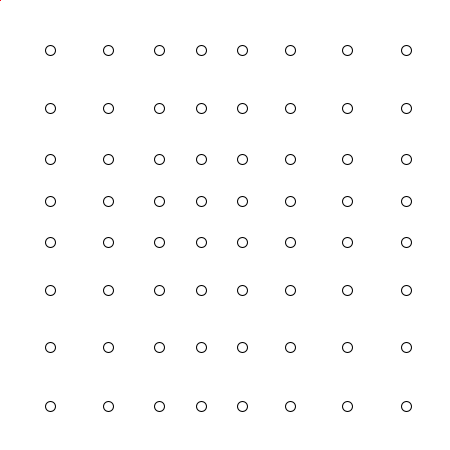
Frame 1 (no input)
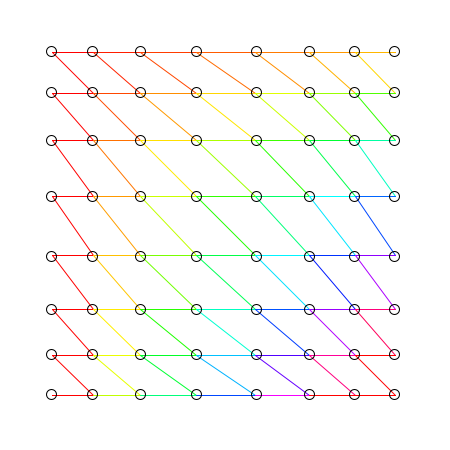
Frame 60 (the mouse pressed at the canvas centre just before this capture)
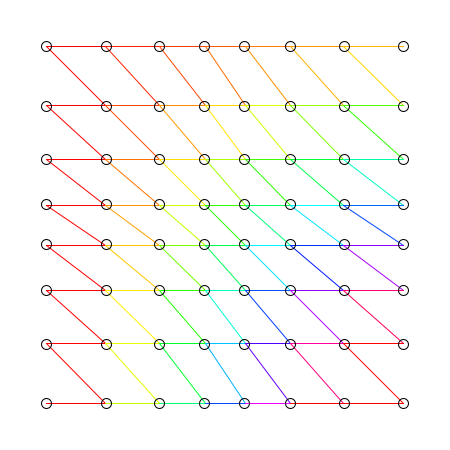
Frame 120 (the mouse held since frame 60 and released just before this capture)

The Processing sketch that drew these frames (run headless with seeded random() and noise(); from frame 60 on, the mouse is pressed at the canvas centre):

// Processing sketch: processing_100964
// ── processing_100964.pde

Circle[] circles = new Circle[64];

float hue;

void setup() {
  size(450, 450);
  colorMode(HSB, 360, 100, 100);
  background(360);
  smooth();

  int yoko = 0;
  int tate = 0;

  for (int i = 0; i < circles.length;i++) {  
    circles[i] = new Circle((yoko+1)*50, (tate+1)*50, yoko, tate);
    yoko++;
    if (yoko >= sqrt(circles.length)) {
      yoko = 0;
      tate++;
    }
  }
}

void draw() {
  background(360);

  for (int q = 0; q < circles.length -1; q++) {
    for (int p = 0; p < sqrt(circles.length) - 1; p++) {
      hue = p*q*1.2;

      stroke(hue, 100, 100);
      line(circles[p].x, circles[q].y, circles[p+1].x, circles[q+1].y);
    }
  }

  for (int i = 0; i < circles.length;i++) {
    circles[i].move();
    circles[i].display();
  }
}

class Circle {
  float center_x;
  float center_y;
  float x;
  float y;
  float tx;
  float ty;


  Circle(float tmpX, float tmpY, float tmpTX, float tmpTY) {
    center_x = tmpX;
    center_y = tmpY;
    tx = tmpTX;
    ty = tmpTY;
  }

  void move() {
    x = center_x+10*sin(tx);
    y = center_y+10*sin(ty);

    tx += 0.05;
    ty += 0.05;
  }

  void display() {
    stroke(0);
    noFill();

    ellipse(x, y, 10, 10);
  }
}
